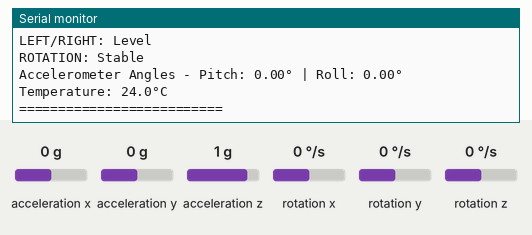
This sketch was run on a simulated Arduino Uno, built with avr-gcc and run on an emulated ATmega328P. Parts: the last lines printed to the serial monitor. Wiring (inferred from the names in the program): MPU-6050 motion sensor at I2C address 0x68. The test bench sets the inputs (shaded band); at power-on: rotation x 0 °/s, rotation y 0 °/s, rotation z 0 °/s, acceleration x 0 g, acceleration y 0 g, acceleration z 1 g.

Above: at 11.5 s.
11.6 s: rotation x set to -192 °/s
At 11.71 s:
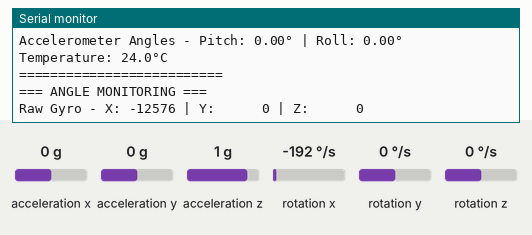
13.3 s: rotation y set to -192 °/s
At 13.46 s:
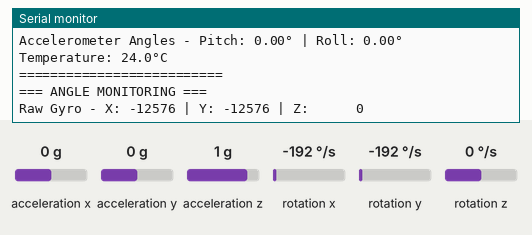
14.9 s: rotation z set to -192 °/s
At 15.21 s:
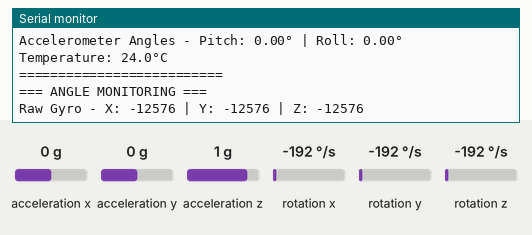
16.5 s: rotation x set to -100 °/s
At 16.54 s:
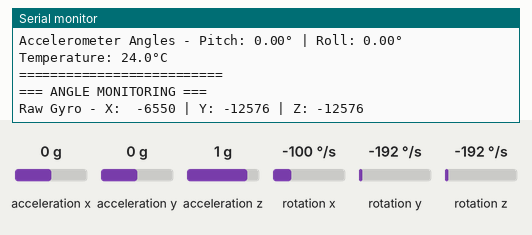
18.1 s: rotation y set to -100 °/s
At 18.34 s:
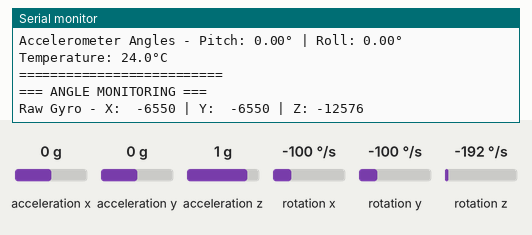
Timing chart, 0 to 20.8 s (numbered marks = the images above; inputs shaded):
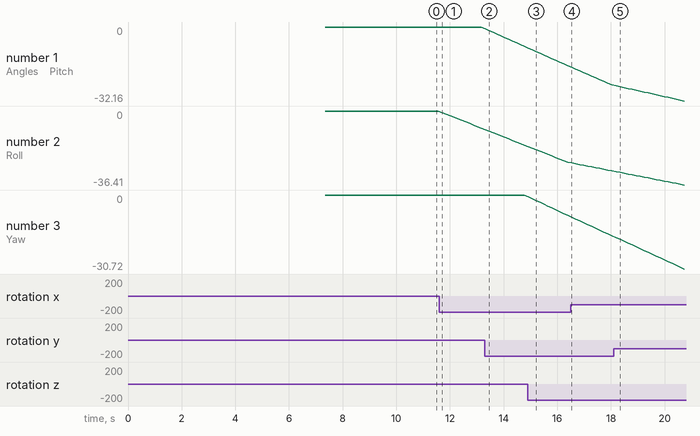

Measured:
- after the input at 11.6 s, the serial monitor: prints a new line after 0.11 s (image 1)
- after the input at 13.3 s, the serial monitor: prints a new line at once (image 2)
- plotted number 2: 0 → -8.43 after the input at 11.6 s

The sketch:

gyro_self.ino
```cpp
// ================================================================= //
//                    GYRO SELF-CALIBRATION TEST                    //
//                      MPU-6050 (GY-521) Module                    //
// ================================================================= //
// This sketch combines the direct I2C approach from gy521_test.ino
// with the calibration method from auto_gps_flight.ino
// ================================================================= //

#include "Wire.h" // I2C communication library

// --- MPU-6050 Configuration ---
const int MPU_ADDR = 0x68; // I2C address of the MPU-6050
byte gyro_type = 0; // 0 = not found, 1 = MPU-6050
byte gyro_address = 0x68; // Detected gyro address
byte clockspeed_ok = 0; // I2C clock speed verification

// --- Raw sensor data variables ---
int16_t accelerometer_x, accelerometer_y, accelerometer_z; // Accelerometer raw data
int16_t gyro_x, gyro_y, gyro_z; // Gyro raw data
int16_t temperature; // Temperature data

// --- Calibration variables ---
float gyro_x_offset = 0, gyro_y_offset = 0, gyro_z_offset = 0; // Calibration offsets
boolean calibration_complete = false;

// --- Angle calculation variables ---
float angle_pitch = 0, angle_roll = 0, angle_yaw = 0; // Calculated angles
float acc_total_vector; // Total accelerometer vector
float angle_pitch_acc, angle_roll_acc; // Accelerometer-based angles

// --- Timing variables ---
unsigned long loop_timer;
const unsigned long LOOP_TIME = 4000; // 4000 microseconds = 250Hz

// --- Utility function for string conversion ---
char tmp_str[7]; // temporary variable used in convert function
char* convert_int16_to_str(int16_t i) { // converts int16 to string
  sprintf(tmp_str, "%6d", i);
  return tmp_str;
}

// ================================================================= //
//                              SETUP                                //
// ================================================================= //
void setup() {
  Serial.begin(57600);
  Serial.println("=== MPU-6050 Gyro Self-Calibration Test ===");
  Serial.println("Initializing...");

  // Initialize I2C communication
  Wire.begin();

  // Set I2C clock speed to 400kHz
  TWBR = 12;

  #if F_CPU == 16000000L // If the clock speed is 16MHz
    clockspeed_ok = 1;
  #endif

  if(TWBR == 12 && clockspeed_ok) {
    Serial.println("I2C clock speed set to 400kHz");
  } else {
    Serial.println("I2C clock speed setup failed!");
  }

  // Search for and detect gyro
  searchAndDetectGyro();

  if(gyro_type == 0) {
    Serial.println("No gyro found! Exiting...");
    while(1) { delay(1000); }
  }

  // Configure detected gyro
  configureGyro();

  Serial.println("MPU-6050 initialized successfully!");
  Serial.println("Starting gyro calibration...");
  Serial.println("Keep the sensor STILL during calibration!");

  // Perform gyro calibration
  calibrateGyro();

  Serial.println("Calibration complete!");
  Serial.print("Gyro offsets - X: "); Serial.print(gyro_x_offset);
  Serial.print(", Y: "); Serial.print(gyro_y_offset);
  Serial.print(", Z: "); Serial.println(gyro_z_offset);
  Serial.println("Starting angle monitoring...");
  Serial.println("==========================================");

  // Set initial loop timer
  loop_timer = micros();
}

// ================================================================= //
//                             MAIN LOOP                             //
// ================================================================= //
void loop() {
  // Read sensor data
  readMPU6050();

  // Apply calibration offsets
  gyro_x -= gyro_x_offset;
  gyro_y -= gyro_y_offset;
  gyro_z -= gyro_z_offset;

  // Calculate angles
  calculateAngles();

  // Display angle information
  displayAngleInfo();

  // Maintain loop timing (250Hz)
  while(micros() - loop_timer < LOOP_TIME);
  loop_timer = micros();
}

// ================================================================= //
//                        HELPER FUNCTIONS                           //
// ================================================================= //

/**
 * Search for and detect gyro sensor
 */
void searchAndDetectGyro() {
  Serial.println("Searching for MPU-6050...");

  // Search for MPU-6050 on address 0x68
  if(searchGyro(0x68, 0x75) == 0x68) {
    Serial.println("MPU-6050 found on address 0x68");
    gyro_type = 1;
    gyro_address = 0x68;
    return;
  }

  // Search for MPU-6050 on address 0x69
  if(searchGyro(0x69, 0x75) == 0x68) {
    Serial.println("MPU-6050 found on address 0x69");
    gyro_type = 1;
    gyro_address = 0x69;
    return;
  }

  Serial.println("MPU-6050 not found!");
}

/**
 * Search for gyro and check the Who_am_I register
 */
byte searchGyro(uint8_t gyro_addr, uint8_t who_am_i) {
  Wire.beginTransmission(gyro_addr);
  Wire.write(who_am_i);
  Wire.endTransmission();
  Wire.requestFrom(gyro_addr, (uint8_t)1);

  unsigned long timer = millis() + 100;
  while(Wire.available() < 1 && timer > millis());

  if(Wire.available() >= 1) {
    return Wire.read();
  }
  return 0;
}

/**
 * Configure detected gyro sensor settings
 */
void configureGyro() {
  if(gyro_type == 1) { // MPU-6050
    Serial.println("Configuring MPU-6050...");

    // Wake up the MPU-6050
    Wire.beginTransmission(gyro_address);
    Wire.write(0x6B); // PWR_MGMT_1 register
    Wire.write(0x00); // Set to zero to turn on the gyro
    Wire.endTransmission();

    // Verify PWR_MGMT_1 register
    Wire.beginTransmission(gyro_address);
    Wire.write(0x6B);
    Wire.endTransmission();
    Wire.requestFrom(gyro_address, (uint8_t)1);
    while(Wire.available() < 1);
    byte reg_value = Wire.read();
    Serial.print("PWR_MGMT_1 register: 0x");
    Serial.println(reg_value, HEX);

    // Set gyro range to ±500°/s
    Wire.beginTransmission(gyro_address);
    Wire.write(0x1B); // GYRO_CONFIG register
    Wire.write(0x08); // 500°/s range
    Wire.endTransmission();

    // Verify GYRO_CONFIG register
    Wire.beginTransmission(gyro_address);
    Wire.write(0x1B);
    Wire.endTransmission();
    Wire.requestFrom(gyro_address, (uint8_t)1);
    while(Wire.available() < 1);
    reg_value = Wire.read();
    Serial.print("GYRO_CONFIG register: 0x");
    Serial.println(reg_value, HEX);

    // Set accelerometer range to ±8g
    Wire.beginTransmission(gyro_address);
    Wire.write(0x1C); // ACCEL_CONFIG register
    Wire.write(0x10); // ±8g range
    Wire.endTransmission();

    // Set digital low pass filter
    Wire.beginTransmission(gyro_address);
    Wire.write(0x1A); // CONFIG register
    Wire.write(0x03); // ~43Hz filter
    Wire.endTransmission();

    Serial.println("MPU-6050 configuration complete!");
  }
}

/**
 * Read raw data from MPU-6050 (enhanced version from gyro_setup.ino)
 */
void readMPU6050() {
  if(gyro_type == 1) { // MPU-6050
    Wire.beginTransmission(gyro_address);
    Wire.write(0x3B); // starting with register 0x3B (ACCEL_XOUT_H)
    Wire.endTransmission(false); // keep connection active
    Wire.requestFrom(gyro_address, (uint8_t)14); // request 14 bytes

    // Read accelerometer data
    accelerometer_x = Wire.read()<<8 | Wire.read(); // 0x3B & 0x3C
    accelerometer_y = Wire.read()<<8 | Wire.read(); // 0x3D & 0x3E
    accelerometer_z = Wire.read()<<8 | Wire.read(); // 0x3F & 0x40

    // Read temperature
    temperature = Wire.read()<<8 | Wire.read(); // 0x41 & 0x42

    // Read gyro data
    gyro_x = Wire.read()<<8 | Wire.read(); // 0x43 & 0x44
    gyro_y = Wire.read()<<8 | Wire.read(); // 0x45 & 0x46
    gyro_z = Wire.read()<<8 | Wire.read(); // 0x47 & 0x48
  }
}

/**
 * Calibrate gyro by taking multiple samples while stationary
 */
void calibrateGyro() {
  const int CALIBRATION_SAMPLES = 2000; // Number of samples for calibration
  float sum_x = 0, sum_y = 0, sum_z = 0;

  Serial.print("Calibrating with ");
  Serial.print(CALIBRATION_SAMPLES);
  Serial.println(" samples...");

  for (int i = 0; i < CALIBRATION_SAMPLES; i++) {
    readMPU6050();

    sum_x += gyro_x;
    sum_y += gyro_y;
    sum_z += gyro_z;

    // Show progress every 200 samples
    if (i % 200 == 0) {
      Serial.print("Progress: ");
      Serial.print((i * 100) / CALIBRATION_SAMPLES);
      Serial.println("%");
    }

    delay(3); // Small delay between readings
  }

  // Calculate average offsets
  gyro_x_offset = sum_x / CALIBRATION_SAMPLES;
  gyro_y_offset = sum_y / CALIBRATION_SAMPLES;
  gyro_z_offset = sum_z / CALIBRATION_SAMPLES;

  calibration_complete = true;
}

/**
 * Calculate angles from gyro and accelerometer data
 */
void calculateAngles() {
  // Convert gyro data to degrees per second (500°/s range = 65.5 LSB/°/s)
  float gyro_pitch_rate = gyro_y / 65.5;
  float gyro_roll_rate = gyro_x / 65.5;
  float gyro_yaw_rate = gyro_z / 65.5;

  // Calculate time delta (assuming 250Hz = 4000μs loop time)
  float dt = 0.004; // 4ms = 0.004 seconds

  // Integrate gyro rates to get angles
  angle_pitch += gyro_pitch_rate * dt;
  angle_roll += gyro_roll_rate * dt;
  angle_yaw += gyro_yaw_rate * dt;

  // Calculate accelerometer-based angles
  acc_total_vector = sqrt((accelerometer_x*accelerometer_x) +
                         (accelerometer_y*accelerometer_y) +
                         (accelerometer_z*accelerometer_z));

  if(abs(accelerometer_y) < acc_total_vector) {
    angle_pitch_acc = asin((float)accelerometer_y/acc_total_vector) * 57.296;
  }
  if(abs(accelerometer_x) < acc_total_vector) {
    angle_roll_acc = asin((float)accelerometer_x/acc_total_vector) * -57.296;
  }

  // Complementary filter to correct gyro drift with accelerometer
  angle_pitch = angle_pitch * 0.9996 + angle_pitch_acc * 0.0004;
  angle_roll = angle_roll * 0.9996 + angle_roll_acc * 0.0004;
}

/**
 * Display angle information in a user-friendly format
 */
void displayAngleInfo() {
  // Clear screen (for serial monitor)
  Serial.println("\n=== ANGLE MONITORING ===");

  // Display raw sensor data
  Serial.print("Raw Gyro - X: "); Serial.print(convert_int16_to_str(gyro_x));
  Serial.print(" | Y: "); Serial.print(convert_int16_to_str(gyro_y));
  Serial.print(" | Z: "); Serial.print(convert_int16_to_str(gyro_z));
  Serial.println();

  // Display calculated angles
  Serial.print("Calculated Angles:");
  Serial.print(" | Pitch: "); Serial.print(angle_pitch, 2);
  Serial.print("° | Roll: "); Serial.print(angle_roll, 2);
  Serial.print("° | Yaw: "); Serial.print(angle_yaw, 2);
  Serial.println("°");

  // Display directional information
  Serial.println("--- Directional Analysis ---");

  // Front/Back (Pitch)
  if (angle_pitch > 5) {
    Serial.print("FRONT TILT: "); Serial.print(angle_pitch, 1); Serial.println("°");
  } else if (angle_pitch < -5) {
    Serial.print("BACK TILT: "); Serial.print(abs(angle_pitch), 1); Serial.println("°");
  } else {
    Serial.println("FRONT/BACK: Level");
  }

  // Left/Right (Roll)
  if (angle_roll > 5) {
    Serial.print("RIGHT TILT: "); Serial.print(angle_roll, 1); Serial.println("°");
  } else if (angle_roll < -5) {
    Serial.print("LEFT TILT: "); Serial.print(abs(angle_roll), 1); Serial.println("°");
  } else {
    Serial.println("LEFT/RIGHT: Level");
  }

  // Rotation (Yaw)
  if (angle_yaw > 5) {
    Serial.print("CLOCKWISE ROTATION: "); Serial.print(angle_yaw, 1); Serial.println("°");
  } else if (angle_yaw < -5) {
    Serial.print("COUNTER-CLOCKWISE ROTATION: "); Serial.print(abs(angle_yaw), 1); Serial.println("°");
  } else {
    Serial.println("ROTATION: Stable");
  }

  // Display accelerometer-based angles for comparison
  Serial.print("Accelerometer Angles - Pitch: "); Serial.print(angle_pitch_acc, 2);
  Serial.print("° | Roll: "); Serial.print(angle_roll_acc, 2); Serial.println("°");

  // Display temperature
  Serial.print("Temperature: "); Serial.print(temperature/340.00+36.53, 1); Serial.println("°C");

  Serial.println("==========================");

  // Small delay for readability
  delay(100);
}
```
